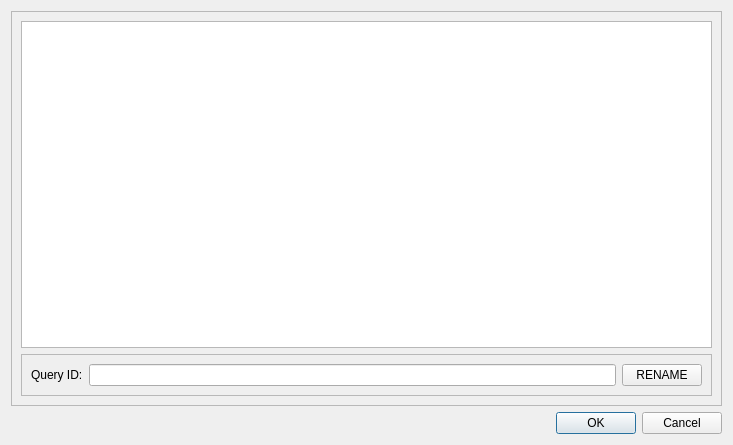
<?xml version="1.0" encoding="UTF-8"?>
<ui version="4.0">
 <class>Dialog</class>
 <widget class="QDialog" name="Dialog">
  <property name="geometry">
   <rect>
    <x>0</x>
    <y>0</y>
    <width>733</width>
    <height>445</height>
   </rect>
  </property>
  <property name="windowTitle">
   <string>Dialog</string>
  </property>
  <layout class="QVBoxLayout" name="verticalLayout">
   <item>
    <widget class="QFrame" name="frame_2">
     <property name="frameShape">
      <enum>QFrame::StyledPanel</enum>
     </property>
     <property name="frameShadow">
      <enum>QFrame::Raised</enum>
     </property>
     <layout class="QVBoxLayout" name="verticalLayout_3">
      <item>
       <widget class="QTreeView" name="Query_data_tree"/>
      </item>
      <item>
       <widget class="QFrame" name="frame">
        <property name="frameShape">
         <enum>QFrame::StyledPanel</enum>
        </property>
        <property name="frameShadow">
         <enum>QFrame::Raised</enum>
        </property>
        <layout class="QHBoxLayout" name="horizontalLayout">
         <item>
          <widget class="QLabel" name="label">
           <property name="text">
            <string>Query ID:</string>
           </property>
          </widget>
         </item>
         <item>
          <widget class="QLineEdit" name="query_id_input"/>
         </item>
         <item>
          <widget class="QPushButton" name="rename_query_button">
           <property name="text">
            <string>RENAME</string>
           </property>
          </widget>
         </item>
        </layout>
       </widget>
      </item>
     </layout>
    </widget>
   </item>
   <item>
    <widget class="QDialogButtonBox" name="buttonBox">
     <property name="orientation">
      <enum>Qt::Horizontal</enum>
     </property>
     <property name="standardButtons">
      <set>QDialogButtonBox::Cancel|QDialogButtonBox::Ok</set>
     </property>
    </widget>
   </item>
  </layout>
 </widget>
 <resources/>
 <connections>
  <connection>
   <sender>buttonBox</sender>
   <signal>accepted()</signal>
   <receiver>Dialog</receiver>
   <slot>accept()</slot>
   <hints>
    <hint type="sourcelabel">
     <x>248</x>
     <y>254</y>
    </hint>
    <hint type="destinationlabel">
     <x>157</x>
     <y>274</y>
    </hint>
   </hints>
  </connection>
  <connection>
   <sender>buttonBox</sender>
   <signal>rejected()</signal>
   <receiver>Dialog</receiver>
   <slot>reject()</slot>
   <hints>
    <hint type="sourcelabel">
     <x>316</x>
     <y>260</y>
    </hint>
    <hint type="destinationlabel">
     <x>286</x>
     <y>274</y>
    </hint>
   </hints>
  </connection>
 </connections>
</ui>
